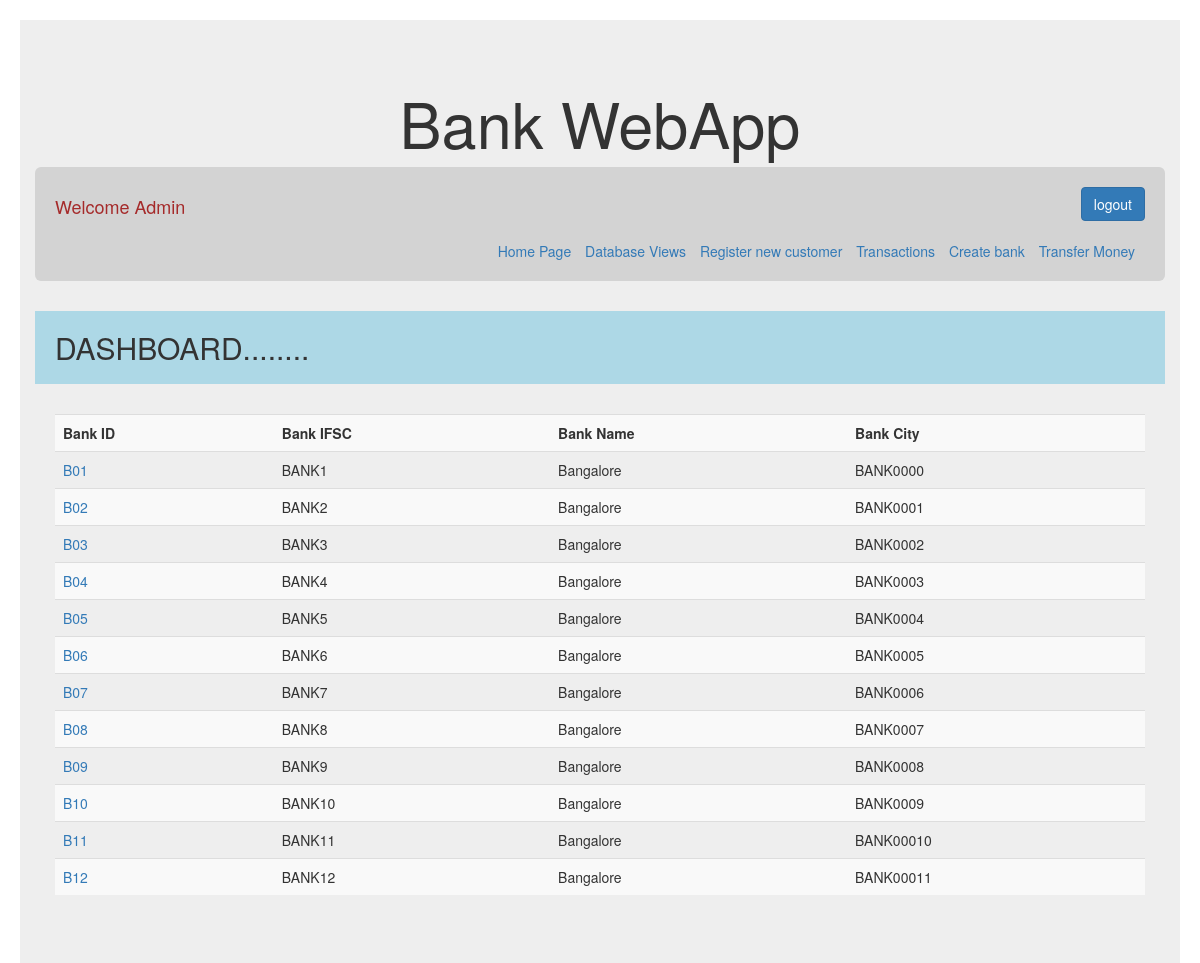
Page /bankWebApp/bank/details/ (signed in) on the committed database.
### bankWebApp/models.py (models this page shows, shortened)
class bank(models.Model):
    bank_id=models.CharField(max_length=3,primary_key=True)
    bank_name=models.CharField(max_length=20)
    bank_city=models.CharField(max_length=30)
    bank_ifsc=models.CharField(max_length=10)

### bankWebApp/views.py (the view)
@login_required
def bank_based_details(request):
    bank_details = bank.objects.all()
    context = {"details": bank_details}
    return render(request, "bankWebApp/bank_based_details.html",
                  context=context)

### bankWebApp/templates/bankWebApp/bank_based_details.html
{%extends "bankWebApp/base.html"%}
{%block content%}
<div class="table-responsive" style="padding:20px 20px 20px 20px ">
        <table class="table table-striped">
            <tr>
                <th>Bank ID</th>
                <th>Bank IFSC</th>
                <th>Bank Name</th>
                <th>Bank City</th>
            </tr>
            {%for item in details%}
            <tr>
                <td><a href="{%url 'account_details' item.bank_id %}" >{{item.bank_id}}</a></td>
                <td>{{item.bank_name}}</td>
                 <td>{{item.bank_city}}</td>
                <td>{{item.bank_ifsc}}</td>
            </tr>
            {%endfor%}
        </table>
    </div>
{%endblock%}

### bankWebApp/templates/bankWebApp/base.html (shortened to what this page needs)
<!DOCTYPE html>
<html lang="en">
<head>
  <link rel="stylesheet" href="https://maxcdn.bootstrapcdn.com/bootstrap/3.3.7/css/bootstrap.min.css">
</head>
<body style="padding:20px 20px 20px 20px;">
    <div class="jumbotron">
        <h1 align="center">Bank WebApp</h1>
    <div class="container">
        <div class="jumbotron"  style="background-color:lightgrey;padding:20px 20px 20px 20px ">
        <h4 style="color:brown;text-transform:capitalize;float:left">Welcome {{request.user}}</h4>
        <div align="right" ><form method="POST" action="{% url 'logout'  %}" >{%csrf_token%}
            <input type="submit" class="btn btn-primary" value="logout"></form><br>
            <a href="{% url 'index' %}" style="padding-right:10px">Home Page</a>
            <a href="{% url 'bank_details' %}" style="padding-right:10px">Database Views</a>
            <a href="{% url 'new_customer' %}" style="padding-right:10px">Register new customer</a>
            <a href="{% url 'do_transaction' %}" style="padding-right:10px">Transactions</a>
            <a href="{% url 'add_new_bank' %}" style="padding-right:10px">Create bank</a>
            <a href="{% url 'transfer_money' %}" style="padding-right:10px">Transfer Money</a>
        </div>
        </div>
        <h2 style="background-color:lightblue;padding:20px 20px 20px 20px " width="100%">DASHBOARD........</h2>
        {% block content %}
        {%endblock%}
    </div>
 </div>
</body>
</html>

### rows in the picture
bank: bank_id "B01", bank_name "BANK1", bank_city "Bangalore", bank_ifsc "BANK0000"
bank: bank_id "B02", bank_name "BANK2", bank_city "Bangalore", bank_ifsc "BANK0001"
bank: bank_id "B03", bank_name "BANK3", bank_city "Bangalore", bank_ifsc "BANK0002"
bank: bank_id "B04", bank_name "BANK4", bank_city "Bangalore", bank_ifsc "BANK0003"
bank: bank_id "B05", bank_name "BANK5", bank_city "Bangalore", bank_ifsc "BANK0004"
bank: bank_id "B06", bank_name "BANK6", bank_city "Bangalore", bank_ifsc "BANK0005"
bank: bank_id "B07", bank_name "BANK7", bank_city "Bangalore", bank_ifsc "BANK0006"
bank: bank_id "B08", bank_name "BANK8", bank_city "Bangalore", bank_ifsc "BANK0007"
bank: bank_id "B09", bank_name "BANK9", bank_city "Bangalore", bank_ifsc "BANK0008"
bank: bank_id "B10", bank_name "BANK10", bank_city "Bangalore", bank_ifsc "BANK0009"
bank: bank_id "B11", bank_name "BANK11", bank_city "Bangalore", bank_ifsc "BANK00010"
bank: bank_id "B12", bank_name "BANK12", bank_city "Bangalore", bank_ifsc "BANK00011"

### other values in the picture
{{ request.user }} "Admin"
